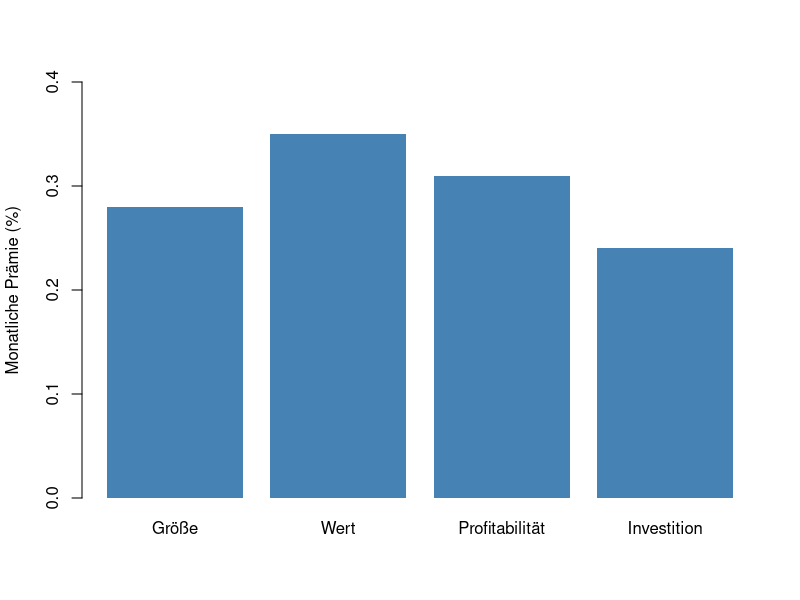

Recreate this plot in R.
## ---- chunk 1
#| label: tbl-summary
#| tbl-cap: "Deskriptive Statistiken für die wichtigsten Unternehmenscharakteristika."
summary_stats <- data.frame(
  Charakteristikum = c(
    "Marktkapitalisierung (Mio. $)",
    "Buch-Marktwert-Verhältnis",
    "Bruttoprofitabilität",
    "Anlagenwachstum"
  ),
  Mittelwert = c(2841.3, 0.72, 0.31, 0.14),
  Median = c(486.2, 0.61, 0.28, 0.09),
  SD = c(8123.7, 0.54, 0.19, 0.27),
  N = c(124530, 124530, 124530, 124530)
)

knitr::kable(
  summary_stats,
  digits = 2,
  format.args = list(decimal.mark = ",", big.mark = ".")
)
## ---- chunk 2
#| label: fig-premia
#| fig-cap: "Durchschnittliche monatliche Renditeprämien nach Unternehmenscharakteristikum."
#| fig-width: 6
#| fig-height: 3.5
characteristics <- c("Größe", "Wert", "Profitabilität", "Investition")
premia <- c(0.28, 0.35, 0.31, 0.24)

barplot(
  premia,
  names.arg = characteristics,
  ylab = "Monatliche Prämie (%)",
  ylim = c(0, 0.4),
  col = "steelblue",
  border = NA
)
